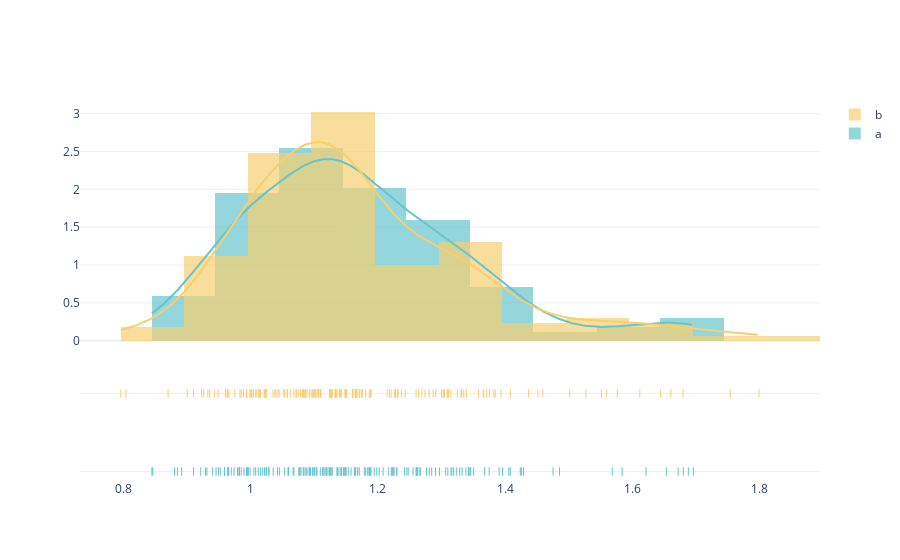

Here is the notebook cell this chart was saved with:
### Markdown cell above
# Parte 4

### Code cell
_df_1 = df.sample(frac=0.3)
_df_2 = df.sample(frac=0.3)

mask_estados = (df.type == 'conventional') & df.region.isin(lista_estados)
_mask_estados_1 = (_df_1.type == 'conventional') & _df_1.region.isin(lista_estados)
_mask_estados_2 = (_df_2.type == 'conventional') & _df_2.region.isin(lista_estados)

average_price_estados   =  df.loc[mask_estados, ['date','average_price']].groupby('date')['average_price'].mean()
_average_price_estados_1  = _df_1.loc[_mask_estados_1, ['date','average_price']].groupby('date')['average_price'].mean()
_average_price_estados_2  = _df_2.loc[_mask_estados_2, ['date','average_price']].groupby('date')['average_price'].mean()

data_1 = _average_price_estados_1.values
data_2 = _average_price_estados_2.values

fig = ff.create_distplot(
    [data_1,data_2],
    group_labels=['a','b'],
    bin_size=.1,
    show_rug=True,
    colors = px.colors.qualitative.Pastel
)
stat, p = shapiro(data_1)

print('stat=%.3f, p=%.3f' % (stat, p))

if p > 0.05:
	print('Provavelmente uma Distribuição Normal')
else:
	print('Provavelmente NÃO é uma Distribuição Normal')

fig.show()

### Figure 1 — Plotly figure (JSON) as saved in the notebook; plotly's stock layout.template omitted (floating-point values rounded to 4 significant figures; data arrays with more than 128 entries replaced by an {"elided": "..."} marker saying what was removed)
{"data": [{"autobinx": false, "histnorm": "probability density", "legendgroup": "a", "marker": {"color": "rgb(102, 197, 204)"}, "name": "a", "opacity": 0.7, "type": "histogram", "x": {"elided": "169 float values"}, "xaxis": "x", "xbins": {"end": 1.696, "size": 0.1, "start": 0.8444}, "yaxis": "y"}, {"autobinx": false, "histnorm": "probability density", "legendgroup": "b", "marker": {"color": "rgb(246, 207, 113)"}, "name": "b", "opacity": 0.7, "type": "histogram", "x": {"elided": "169 float values"}, "xaxis": "x", "xbins": {"end": 1.799, "size": 0.1, "start": 0.7955}, "yaxis": "y"}, {"legendgroup": "a", "marker": {"color": "rgb(102, 197, 204)"}, "mode": "lines", "name": "a", "showlegend": false, "type": "scatter", "x": {"elided": "500 float values"}, "xaxis": "x", "y": {"elided": "500 float values"}, "yaxis": "y"}, {"legendgroup": "b", "marker": {"color": "rgb(246, 207, 113)"}, "mode": "lines", "name": "b", "showlegend": false, "type": "scatter", "x": {"elided": "500 float values"}, "xaxis": "x", "y": {"elided": "500 float values"}, "yaxis": "y"}, {"legendgroup": "a", "marker": {"color": "rgb(102, 197, 204)", "symbol": "line-ns-open"}, "mode": "markers", "name": "a", "showlegend": false, "type": "scatter", "x": {"elided": "169 float values"}, "xaxis": "x", "y": {"elided": "169 str values"}, "yaxis": "y2"}, {"legendgroup": "b", "marker": {"color": "rgb(246, 207, 113)", "symbol": "line-ns-open"}, "mode": "markers", "name": "b", "showlegend": false, "type": "scatter", "x": {"elided": "169 float values"}, "xaxis": "x", "y": {"elided": "169 str values"}, "yaxis": "y2"}], "layout": {"barmode": "overlay", "hovermode": "closest", "legend": {"traceorder": "reversed"}, "xaxis": {"anchor": "y2", "domain": [0, 1], "zeroline": false}, "yaxis": {"anchor": "free", "domain": [0.35, 1], "position": 0}, "yaxis2": {"anchor": "x", "domain": [0, 0.25], "dtick": 1, "showticklabels": false}}}
